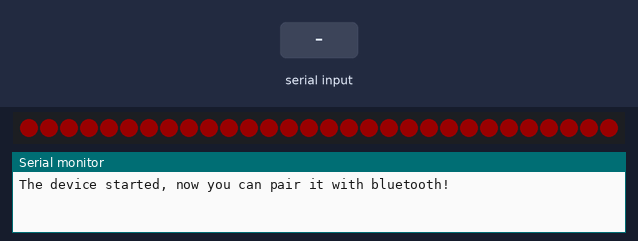
A sketch run on a simulated ESP32. Parts: 30 RGB LEDs in strip order, left to right, the last lines printed to the serial monitor. Inputs (shaded band) come from the test bench. Dim RGB values are drawn brighter than linear; nothing arrives over Bluetooth unless stated.

Above: at 0.1 s.
At 1.4 s:
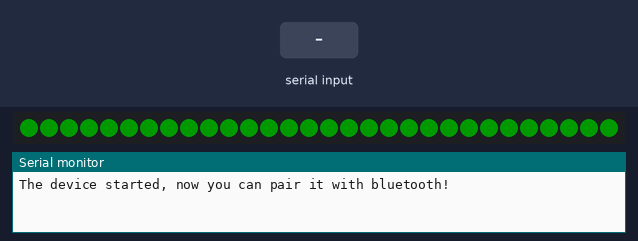
1.5 s: "1" received over the second serial link
At 2.8 s:
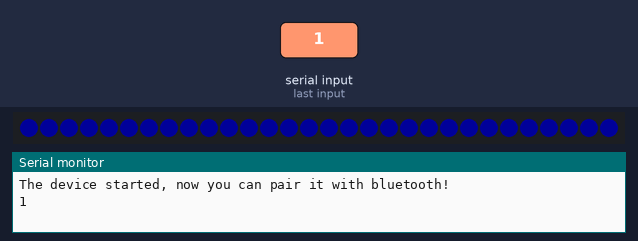
Timing chart, 0 to 4.5 s (numbered marks = the images above; inputs shaded):
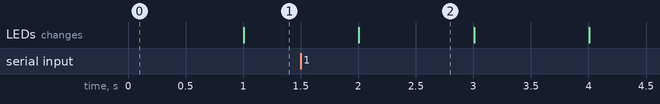

Measured:
- what the display in image 2 shows lasts 1.0 s, from 2.0 s to 3.0 s

The sketch:

music_synched_led.ino
```cpp
#include <Arduino.h>
#include <FastLED.h>
#include <esp_wifi.h>
#include "BluetoothSerial.h"

#if !defined(CONFIG_BT_ENABLED) || !defined(CONFIG_BLUEDROID_ENABLED)
#error Bluetooth is not enabled! Please run `make menuconfig` to and enable it
#endif

#define NUM_LEDS 30
#define LED_PIN 22

BluetoothSerial Serial_bt;
CRGB leds[NUM_LEDS];

void bluetooth_receive(void *) {
  while (true) {
    if (Serial_bt.available()) {
      Serial.print(Serial_bt.readString());
    }
    vTaskDelay(300);
  }
}

void leds_blink(void *) {
  while (true) {
    for (int i = 0; i < NUM_LEDS; i++) {
      leds[i] = CRGB(25, 0, 0);
    }
    FastLED.show();
    vTaskDelay(1000);

    for (int i = 0; i < NUM_LEDS; i++) {
      leds[i] = CRGB(0, 25, 0);
    }
    FastLED.show();
    vTaskDelay(1000);

    for (int i = 0; i < NUM_LEDS; i++) {
      leds[i] = CRGB(0, 0, 25);
    }
    FastLED.show();
    vTaskDelay(1000);
  }
}
void setup() {
  Serial.begin(115200);
  Serial_bt.begin("LEDS_INO"); // Bluetooth device name
  Serial.println("The device started, now you can pair it with bluetooth!");

  FastLED.addLeds<WS2812, LED_PIN, GRB>(leds, NUM_LEDS);

  esp_wifi_stop(); //stop WiFi because it is not used in this project

  xTaskCreatePinnedToCore(leds_blink,   // Function to implement the task
                          "leds_blink", // Name of the task
                          6000,         // Stack size in words
                          NULL,         // Task input parameter
                          0,            // Priority of the task
                          NULL,         // Task handle.
                          1);           // Core where the task should run

  xTaskCreatePinnedToCore(bluetooth_receive,   // Function to implement the task
                          "bluetooth_receive", // Name of the task
                          6000,                // Stack size in words
                          NULL,                // Task input parameter
                          0,                   // Priority of the task
                          NULL,                // Task handle.
                          0);                  // Core where the task should run
  vTaskStartScheduler();
}

void loop() {

  delay(10000);
  // vTaskDelete(NULL);
}
```
